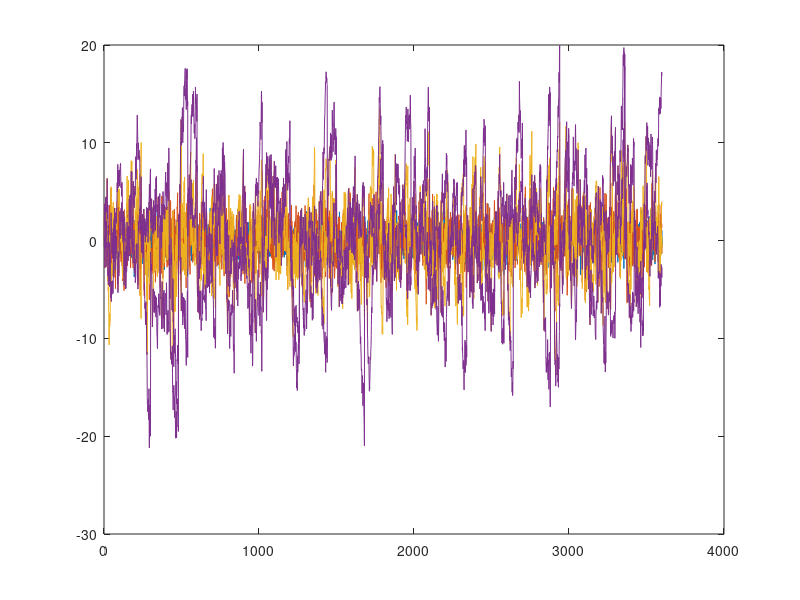
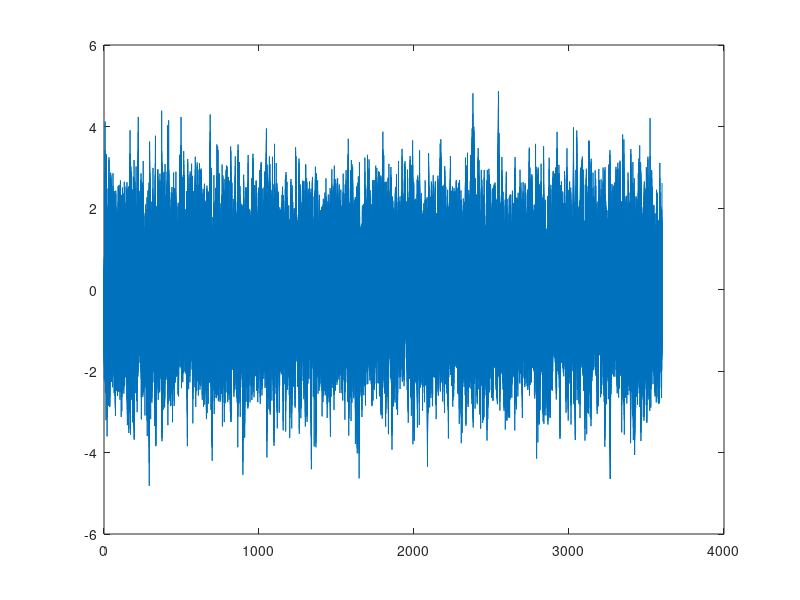

Write MATLAB code to recreate these figures, in order. (Note: this script raises an error after producing the figures.)
clear; close all; clc;
%-------------------------------------------------------------------------%
%-------------------------------------------------------------------------%
%-------------------------------------------------------------------------%
%- This code generates data from a multi-frequency factor model 
%- and estimates the coefficients via an EM algorithm. 
%- The model allows for series of daily, weekly, monthly and quarterly
%- series and the code is general enough so that any frequency may be
%- excluded. In such a case, the highest frequency factors are always 
%- ordered first. For details on the model and state space representation
%- see Modugno (2011). "Nowcasting inflation with high-frequency data" 
%- (https://www.ecb.europa.eu/pub/pdf/scpwps/ecbwp1324.pdf)
%- Note that the model implicitly assumes that the lower frequency
%- series are stock rather than flow variables. The latter can be implemented
%- following the (more complicated) approach in Banbura et al. (2011). 
%- "Nowcasting with Daily Data"(https://ideas.repec.org/p/red/sed012/555.html)
%-------------------------------------------------------------------------%
% generate data
%-------------------------------------------------------------------------%

% set-up
Nd = 100; % # of daily series  
Nw = 10; % # of weekly series
Nm = 10; % # of monthly series
Nq = 10; % # of quarterly series
Nr = 2; % # of factors
Np = 3; % # of lags in factor VAR
Np_eff = Np + 1; % # of lags of f in state vector (always needs to be one higher for covariance of factors in M-step!)
Nt = 3600; % # of observations (daily frequency)

% params
lam_d = [0.6 + 0.1 * randn(Nd, 1), -0.4 + 0.1 * randn(Nd, 1)]; 
lam_w = [0.6 + 0.1 * randn(Nw, 1), -0.4 + 0.1 * randn(Nw, 1)]; 
lam_m = [0.6 + 0.1 * randn(Nm, 1), -0.4 + 0.1 * randn(Nm, 1)];
lam_q = [0.6 + 0.1 * randn(Nq, 1), -0.4 + 0.1 * randn(Nq, 1)];

sig2_d = 0.2 + unifrnd(0.0, 0.2, Nd, 1);
sig2_w = 0.2 + unifrnd(0.0, 0.2, Nw, 1);
sig2_m = 0.2 + unifrnd(0.0, 0.2, Nm, 1);
sig2_q = 0.2 + unifrnd(0.0, 0.2, Nq, 1);

Phi = [0.3 * eye(Nr), -0.4 * eye(Nr), 0.1 * eye(Nr)];
Omeg = diag(unifrnd(0.8,1.2, Nr, 1));

% initialize mats for storage
y_d = NaN(Nd, Nt);
y_w = NaN(Nw, Nt);
y_m = NaN(Nm, Nt);
y_q = NaN(Nq, Nt);
F = NaN(Nr * Np, Nt); % companion form
f_w = NaN(Nr, Nt);
f_m = NaN(Nr, Nt);
f_q = NaN(Nr, Nt);

% indices for monthly and quarterly observations
N_d_w = 5; % # of days per week => working days
N_d_m = N_d_w * 4; % # of days per month
N_d_q = N_d_m * 3; % # of days per quarter

Xi_w = ones(Nt, 1); Xi_w(1:N_d_w:end) = 0; % equals 1 if start of new week
Xi_m = ones(Nt, 1); Xi_m(1:N_d_m:end) = 0; % equals 1 if start of new month
Xi_q = ones(Nt, 1); Xi_q(1:N_d_q:end) = 0; % equals 1 if start of new quarter

% loop over t
F(:, 1) = 0; 
for t = 1:Nt
    if t == 1
        F(1:Nr,t) = mvnrnd(zeros(Nr, 1), Omeg);
    else
        % daily factor 
        F(:,t) = [Phi; eye(Nr * (Np-1)) zeros(Nr * (Np-1), Nr)] * F(:, t-1) + [eye(Nr); zeros(Nr * (Np-1), Nr)] * mvnrnd(zeros(Nr, 1), Omeg)';
    end
    
    % daily data
    y_d(:, t) = lam_d * F(1:Nr, t) + sqrt(sig2_d) .* randn(Nd, 1);

    % weekly factor and data
    if Xi_w(t) == 0
        f_w(:, t) = F(1:Nr, t);
    else
        f_w(:, t) = f_w(:, t-1) + F(1:Nr, t);
    end
    y_w(:, t) = lam_w * f_w(:, t) + sqrt(sig2_w) .* randn(Nw, 1);

    % monthly factor and data
    if Xi_m(t) == 0
        f_m(:, t) = F(1:Nr, t);
    else
        f_m(:, t) = f_m(:, t-1) + F(1:Nr, t);
    end
    y_m(:, t) = lam_m * f_m(:, t) + sqrt(sig2_m) .* randn(Nm, 1);

    % quarterly factor and data
    if Xi_q(t) == 0
        f_q(:, t) = F(1:Nr, t);
    else
        f_q(:, t) = f_q(:, t-1) + F(1:Nr, t);
    end          
    y_q(:, t) = lam_q * f_q(:, t) + sqrt(sig2_q) .* randn(Nq, 1);    
end

% extract factor from companion form representation
f = F(1:Nr, :); 

% extract actually observed monthly and quarterly values
y_d_o = y_d; 
y_w_o = NaN(Nw, Nt);y_w_o(:, end:-N_d_w:1) = y_w(:, end:-N_d_w:1);
y_m_o = NaN(Nm, Nt);y_m_o(:, end:-N_d_m:1) = y_m(:, end:-N_d_m:1);
y_q_o = NaN(Nq, Nt);y_q_o(:, end:-N_d_q:1) = y_q(:, end:-N_d_q:1);

% plot factors and obs
figure; 
plot(f', 'Color', [0, 0.4470, 0.7410]); 
hold on; 
plot(f_w', 'Color', [0.8500, 0.3250, 0.0980]);
plot(f_m', 'Color', [0.9290, 0.6940, 0.1250]);
plot(f_q', 'Color', [0.4940, 0.1840, 0.5560]);

figure; 
plot(y_d', 'Color', [0, 0.4470, 0.7410]); 
hold on; 
plot(y_w', '-', 'Color', [0.8500, 0.3250, 0.0980, 0.2], 'LineWidth',0.5); % Color(4) = alpha!
plot(y_w_o', '-o', 'Color', [0.8500, 0.3250, 0.0980]);
plot(y_m', '-', 'Color', [0.9290, 0.6940, 0.1250, 0.2]);
plot(y_m_o', '-o','Color', [0.9290, 0.6940, 0.1250]);
plot(y_q', '-','Color', [0.4940, 0.1840, 0.5560, 0.2]);
plot(y_q_o', '-o','Color', [0.4940, 0.1840, 0.5560]);

%-------------------------------------------------------------------------%
% state space representation
%-------------------------------------------------------------------------%

% Ns = Nr * Np_eff; % 
% if Nw > 0 && Nd > 0; Ns = Ns+Nr;end 
% if Nm > 0 && (Nw > 0 || Nd > 0) ; Ns = Ns+Nr;end 
% if Nq > 0 && (Nm > 0 || Nw > 0 || Nd > 0); Ns = Ns+Nr;end 
% 
% % T, => time-varying
% T0 = eye(Ns);
% T0(Nr*Np_eff+1:Ns,1:Nr) = repmat(-eye(Nr), (Ns - Nr*Np_eff)/Nr, 1);
% iT0 = T0 \ eye(Ns); 
% 
% T = NaN(Ns, Ns, Nt);
% for t = 1:Nt
%     Ttmp = [Phi zeros(Nr, Ns-size(Phi, 2));
%             eye(Nr * (Np_eff-1)) zeros(Nr * (Np_eff-1), Ns - Nr * (Np_eff-1))];
%     if Nw > 0 && Nd > 0 % if there are weekly series and its not the highest frequency. Otherwise its dynamics are governed by phi_f!
%         Ttmp = [Ttmp; zeros(Nr, size(Ttmp, 1)) Xi_w(t) * eye(Nr) zeros(Nr, Ns - (size(Ttmp, 1) + Nr))];
%     end
%     if Nm > 0 && (Nw > 0 || Nd > 0) 
%         Ttmp = [Ttmp; zeros(Nr, size(Ttmp, 1)) Xi_m(t) * eye(Nr) zeros(Nr, Ns - (size(Ttmp, 1) + Nr))];
%     end
%     if Nq > 0 && (Nm > 0 || Nw > 0 || Nd > 0)
%         Ttmp = [Ttmp; zeros(Nr, size(Ttmp, 1)) Xi_q(t) * eye(Nr) zeros(Nr, Ns - (size(Ttmp, 1) + Nr))];
%     end
%     
%     T(:, :, t) = iT0 * Ttmp;
% end
% 
% % R, Q 
% Q = zeros(Ns);
% Q(1:Nr, 1:Nr) = Omeg; 
% R = iT0; 
% 
% % Z, H 
% Z_d = []; if Nd > 0; Z_d = [lam_d; zeros(Nw+Nm+Nq, Nr)]; end
% Z_w = []; if Nw > 0; Z_w = [zeros(Nd, Nr); lam_w; zeros(Nm+Nq, Nr)]; end
% Z_m = []; if Nm > 0; Z_m = [zeros(Nd+Nw, Nr); lam_m; zeros(Nq, Nr)]; end
% Z_q = []; if Nq > 0; Z_q = [zeros(Nd+Nw+Nm, Nr); lam_q]; end
% Z = [Z_d zeros(Nd+Nw+Nm+Nq, Nr * (Np_eff-1)) Z_w Z_m Z_q]; 
% 
% H = diag([sig2_d; sig2_w; sig2_m; sig2_q]);

%-------------------------------------------------------------------------%
% run Kalman smoother (E-step!)
%-------------------------------------------------------------------------%

% collect parameters in structure
params.lam_d = lam_d;
params.lam_w = lam_w;
params.lam_m = lam_m;
params.lam_q = lam_q;
params.sig2_d = sig2_d;
params.sig2_w = sig2_w;
params.sig2_m = sig2_m;
params.sig2_q = sig2_q;
params.Xi_w = Xi_w;
params.Xi_m = Xi_m;
params.Xi_q = Xi_q;
params.Phi = Phi;
params.Omeg = Omeg;

% state space form
[Z, H, T, R, Q] = f_state_space_params(params);

% Kalman smoother
s0 = zeros(size(Z, 2), 1); P0 = 10 * eye(size(Z, 2));
tic
[stT,PtT,LL] = f_KS_DK_logL([y_d_o; y_w_o; y_m_o; y_q_o],T,Z,H,R,Q,s0,P0);
toc

figure;
subplot(2,2,1)
plot(stT(1:Nr, :)', 'b')
hold on
plot(f', 'r')
title('f_d (sampled in blue)')
subplot(2,2,2)
plot(stT(Nr+1:2*Nr, :)', 'b')
hold on
plot(f_w', 'r')
title('f_w (sampled in blue)')
subplot(2,2,3)
plot(stT(2*Nr+1:3*Nr, :)', 'b')
hold on
plot(f_m', 'r')
title('f_m (sampled in blue)')
subplot(2,2,4)
plot(stT(end-Nr+1:end, :)', 'b')
hold on
plot(f_q', 'r')
title('f_q (sampled in blue)')

%-------------------------------------------------------------------------%
% estimate parameters (M-step)
%-------------------------------------------------------------------------%

% lam_d and sig_d
id_f = 1:Nr; id_x = 1:Nd;
[lam_d_hat, sig_d_hat] = f_sample_lam_sig(y_d_o, stT(id_f, :), PtT(id_f, id_f, :), sig2_d);

% lam_w and sig2_w
id_f = Nr * Np_eff+1:Nr*(Np_eff+1);
[lam_w_hat, sig2_w_hat] = f_sample_lam_sig(y_w_o, stT(id_f, :), PtT(id_f, id_f, :), sig2_w);

% lam_m and sig2_m
id_f = Nr * (Np_eff+1)+1:Nr * (Np_eff+2);
[lam_m_hat, sig2_m_hat] = f_sample_lam_sig(y_m_o, stT(id_f, :), PtT(id_f, id_f, :), sig2_m);

% lam_q and sig_q
id_f = Nr * (Np_eff+2)+1:Nr * (Np_eff+3);
[lam_q_hat, sig2_q_hat] = f_sample_lam_sig(y_q_o, stT(id_f, :), PtT(id_f, id_f, :), sig2_q);

% Phi and Omeg
id_f = 1:Nr;
id_f_lags = Nr+1:Nr * Np_eff;
Phi_hat = (stT(id_f, :)*stT(id_f_lags, :)' + sum(PtT(id_f,id_f_lags,:),3))/(stT(id_f_lags, :)*stT(id_f_lags, :)' + sum(PtT(id_f_lags,id_f_lags,:),3)) ; 
Omeg_hat = 1/Nt * ((stT(id_f, :)*stT(id_f, :)' + sum(PtT(id_f,id_f,:),3))  - Phi_hat * (stT(id_f, :)*stT(id_f_lags, :)' + sum(PtT(id_f,id_f_lags,:),3))') ;
 
% plot estimated versus true
figure;
subplot(5,2,1)
scatter(lam_d(:, 1), lam_d_hat(:, 1), 'b')
hold on;
scatter(lam_d(:, 2), lam_d_hat(:, 2), 'r')
ylim([-1 1])
xlim([-1 1])
refline(1, 0)
title('lam_d')
ylabel('estimate')
xlabel('actual')

subplot(5,2,2)
scatter(sig2_d, sig_d_hat)
ylim([0 1])
xlim([0 1])
refline(1, 0)
title('sig_d')
ylabel('estimate')
xlabel('actual')

subplot(5,2,3)
scatter(lam_w(:, 1), lam_w_hat(:, 1), 'b')
hold on;
scatter(lam_w(:, 2), lam_w_hat(:, 2), 'r')
ylim([-1 1])
xlim([-1 1])
refline(1, 0)
title('lam_w')
ylabel('estimate')
xlabel('actual')

subplot(5,2,4)
scatter(sig2_w, sig2_w_hat)
ylim([0 1])
xlim([0 1])
refline(1, 0)
title('sig_w')
ylabel('estimate')
xlabel('actual')

subplot(5,2,5)
scatter(lam_m(:, 1), lam_m_hat(:, 1), 'b')
hold on;
scatter(lam_m(:, 2), lam_m_hat(:, 2), 'r')
ylim([-1 1])
xlim([-1 1])
refline(1, 0)
title('lam_m')
ylabel('estimate')
xlabel('actual')

subplot(5,2,6)
scatter(sig2_m, sig2_m_hat)
ylim([0 1])
xlim([0 1])
refline(1, 0)
title('sig_m')
ylabel('estimate')
xlabel('actual')

subplot(5,2,7)
scatter(lam_q(:, 1), lam_q_hat(:, 1), 'b')
hold on;
scatter(lam_q(:, 2), lam_q_hat(:, 2), 'r')
ylim([-1 1])
xlim([-1 1])
refline(1, 0)
title('lam_q')
ylabel('estimate')
xlabel('actual')

subplot(5,2,8)
scatter(sig2_q, sig2_q_hat)
ylim([0 1])
xlim([0 1])
refline(1, 0)
title('sig_q')
ylabel('estimate')
xlabel('actual')

subplot(5,2,9)
scatter(Phi(:), Phi_hat(:))
ylim([-1.0 1.0])
xlim([-1.0 1.0])
refline(1, 0)
title('Phi')
ylabel('estimate')
xlabel('actual')
subplot(5,2,10)
scatter(Omeg(:), Omeg_hat(:))
ylim([-1.5 1.5])
xlim([-1.5 1.5])
refline(1, 0)
title('Omeg')
ylabel('estimate')
xlabel('actual')
